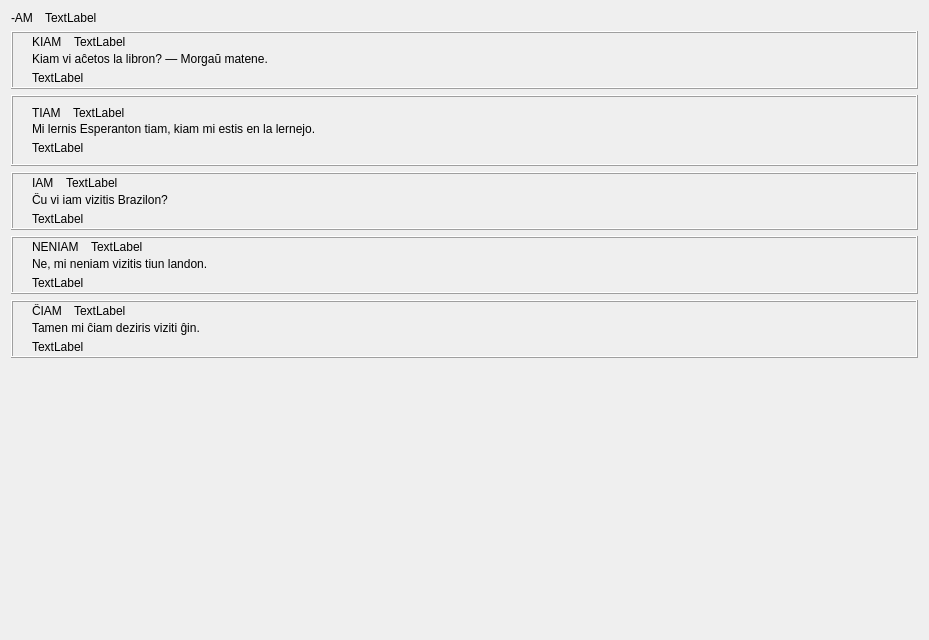
         <widget class="QWidget" name="scrollAreaWidgetContents_3">
          <property name="geometry">
           <rect>
            <x>0</x>
            <y>0</y>
            <width>929</width>
            <height>640</height>
           </rect>
          </property>
          <layout class="QVBoxLayout" name="verticalLayout_28">
           <item>
            <layout class="QHBoxLayout" name="horizontalLayout_64">
             <property name="spacing">
              <number>12</number>
             </property>
             <item>
              <widget class="QLabel" name="pushButton_33">
               <property name="text">
                <string>-AM</string>
               </property>
               <property name="tipo" stdset="0">
                <string>afikso</string>
               </property>
              </widget>
             </item>
             <item>
              <widget class="QLabel" name="Lec05_Label54">
               <property name="sizePolicy">
                <sizepolicy hsizetype="Expanding" vsizetype="Maximum">
                 <horstretch>0</horstretch>
                 <verstretch>0</verstretch>
                </sizepolicy>
               </property>
               <property name="text">
                <string>TextLabel</string>
               </property>
               <property name="wordWrap">
                <bool>true</bool>
               </property>
              </widget>
             </item>
            </layout>
           </item>
           <item>
            <widget class="QFrame" name="frame_11">
             <property name="frameShape">
              <enum>QFrame::Box</enum>
             </property>
             <property name="frameShadow">
              <enum>QFrame::Raised</enum>
             </property>
             <layout class="QVBoxLayout" name="verticalLayout_34">
              <property name="spacing">
               <number>6</number>
              </property>
              <property name="leftMargin">
               <number>9</number>
              </property>
              <property name="topMargin">
               <number>2</number>
              </property>
              <property name="rightMargin">
               <number>9</number>
              </property>
              <property name="bottomMargin">
               <number>2</number>
              </property>
              <item>
               <layout class="QHBoxLayout" name="horizontalLayout_66">
                <item>
                 <spacer name="horizontalSpacer_11">
                  <property name="orientation">
                   <enum>Qt::Horizontal</enum>
                  </property>
                  <property name="sizeType">
                   <enum>QSizePolicy::Fixed</enum>
                  </property>
                  <property name="sizeHint" stdset="0">
                   <size>
                    <width>10</width>
                    <height>20</height>
                   </size>
                  </property>
                 </spacer>
                </item>
                <item>
                 <layout class="QVBoxLayout" name="verticalLayout_35">
                  <property name="spacing">
                   <number>3</number>
                  </property>
                  <item>
                   <layout class="QHBoxLayout" name="horizontalLayout_67">
                    <property name="spacing">
                     <number>12</number>
                    </property>
                    <item>
                     <widget class="klakbutono_nova" name="Lec05_Button21">
                      <property name="text">
                       <string>KIAM</string>
                      </property>
                     </widget>
                    </item>
                    <item>
                     <widget class="QLabel" name="Lec05_Label52">
                      <property name="sizePolicy">
                       <sizepolicy hsizetype="Expanding" vsizetype="Preferred">
                        <horstretch>0</horstretch>
                        <verstretch>0</verstretch>
                       </sizepolicy>
                      </property>
                      <property name="text">
                       <string>TextLabel</string>
                      </property>
                      <property name="wordWrap">
                       <bool>true</bool>
                      </property>
                     </widget>
                    </item>
                   </layout>
                  </item>
                  <item>
                   <layout class="QVBoxLayout" name="verticalLayout_74">
                    <property name="spacing">
                     <number>5</number>
                    </property>
                    <item>
                     <widget class="klakbutono_nova" name="Lec05_Button22">
                      <property name="text">
                       <string>Kiam vi aĉetos la libron? — Morgaŭ matene.</string>
                      </property>
                      <property name="wordWrap">
                       <bool>true</bool>
                      </property>
                     </widget>
                    </item>
                    <item>
                     <widget class="QLabel" name="Lec05_Label53">
                      <property name="text">
                       <string>TextLabel</string>
                      </property>
                      <property name="wordWrap">
                       <bool>true</bool>
                      </property>
                     </widget>
                    </item>
                   </layout>
                  </item>
                 </layout>
                </item>
               </layout>
              </item>
             </layout>
            </widget>
           </item>
           <item>
            <widget class="QFrame" name="frame_12">
             <property name="frameShape">
              <enum>QFrame::Box</enum>
             </property>
             <property name="frameShadow">
              <enum>QFrame::Raised</enum>
             </property>
             <layout class="QVBoxLayout" name="verticalLayout_59">
              <item>
               <layout class="QHBoxLayout" name="horizontalLayout_36">
                <item>
                 <spacer name="horizontalSpacer_12">
                  <property name="orientation">
                   <enum>Qt::Horizontal</enum>
                  </property>
                  <property name="sizeType">
                   <enum>QSizePolicy::Fixed</enum>
                  </property>
                  <property name="sizeHint" stdset="0">
                   <size>
                    <width>10</width>
                    <height>20</height>
                   </size>
                  </property>
                 </spacer>
                </item>
                <item>
                 <layout class="QVBoxLayout" name="verticalLayout_37">
                  <property name="spacing">
                   <number>2</number>
                  </property>
                  <item>
                   <layout class="QHBoxLayout" name="horizontalLayout_70">
                    <property name="spacing">
                     <number>12</number>
                    </property>
                    <item>
                     <widget class="klakbutono_nova" name="Lec05_Button23">
                      <property name="text">
                       <string>TIAM</string>
                      </property>
                     </widget>
                    </item>
                    <item>
                     <widget class="QLabel" name="Lec05_Label56">
                      <property name="sizePolicy">
                       <sizepolicy hsizetype="Expanding" vsizetype="Preferred">
                        <horstretch>0</horstretch>
                        <verstretch>0</verstretch>
                       </sizepolicy>
                      </property>
                      <property name="text">
                       <string>TextLabel</string>
                      </property>
                      <property name="wordWrap">
                       <bool>true</bool>
                      </property>
                     </widget>
                    </item>
                   </layout>
                  </item>
                  <item>
                   <layout class="QVBoxLayout" name="verticalLayout_36">
                    <property name="spacing">
                     <number>5</number>
                    </property>
                    <item>
                     <widget class="klakbutono_nova" name="Lec05_Button24">
                      <property name="text">
                       <string>Mi lernis Esperanton tiam, kiam mi estis en la lernejo.</string>
                      </property>
                      <property name="wordWrap">
                       <bool>true</bool>
                      </property>
                     </widget>
                    </item>
                    <item>
                     <widget class="QLabel" name="Lec05_Label57">
                      <property name="text">
                       <string>TextLabel</string>
                      </property>
                      <property name="wordWrap">
                       <bool>true</bool>
                      </property>
                      <property name="tipo" stdset="0">
                       <string>suba</string>
                      </property>
                     </widget>
                    </item>
                   </layout>
                  </item>
                 </layout>
                </item>
               </layout>
              </item>
             </layout>
            </widget>
           </item>
           <item>
            <widget class="QFrame" name="frame_13">
             <property name="frameShape">
              <enum>QFrame::Box</enum>
             </property>
             <property name="frameShadow">
              <enum>QFrame::Raised</enum>
             </property>
             <layout class="QVBoxLayout" name="verticalLayout_38">
              <property name="spacing">
               <number>6</number>
              </property>
              <property name="leftMargin">
               <number>9</number>
              </property>
              <property name="topMargin">
               <number>2</number>
              </property>
              <property name="rightMargin">
               <number>9</number>
              </property>
              <property name="bottomMargin">
               <number>2</number>
              </property>
              <item>
               <layout class="QHBoxLayout" name="horizontalLayout_72">
                <item>
                 <spacer name="horizontalSpacer_13">
                  <property name="orientation">
                   <enum>Qt::Horizontal</enum>
                  </property>
                  <property name="sizeType">
                   <enum>QSizePolicy::Fixed</enum>
                  </property>
                  <property name="sizeHint" stdset="0">
                   <size>
                    <width>10</width>
                    <height>20</height>
                   </size>
                  </property>
                 </spacer>
                </item>
                <item>
                 <layout class="QVBoxLayout" name="verticalLayout_39">
                  <property name="spacing">
                   <number>3</number>
                  </property>
                  <item>
                   <layout class="QHBoxLayout" name="horizontalLayout_73">
                    <property name="spacing">
                     <number>12</number>
                    </property>
                    <item>
                     <widget class="klakbutono_nova" name="Lec05_Button25">
                      <property name="text">
                       <string>IAM</string>
                      </property>
                     </widget>
                    </item>
                    <item>
                     <widget class="QLabel" name="Lec05_Label55">
                      <property name="sizePolicy">
                       <sizepolicy hsizetype="Expanding" vsizetype="Preferred">
                        <horstretch>0</horstretch>
                        <verstretch>0</verstretch>
                       </sizepolicy>
                      </property>
                      <property name="text">
                       <string>TextLabel</string>
                      </property>
                      <property name="wordWrap">
                       <bool>true</bool>
                      </property>
                     </widget>
                    </item>
                   </layout>
                  </item>
                  <item>
                   <layout class="QVBoxLayout" name="verticalLayout_75">
                    <property name="spacing">
                     <number>5</number>
                    </property>
                    <item>
                     <widget class="klakbutono_nova" name="Lec05_Button26">
                      <property name="text">
                       <string>Ĉu vi iam vizitis Brazilon?</string>
                      </property>
                      <property name="wordWrap">
                       <bool>true</bool>
                      </property>
                     </widget>
                    </item>
                    <item>
                     <widget class="QLabel" name="Lec05_Label58">
                      <property name="text">
                       <string>TextLabel</string>
                      </property>
                      <property name="wordWrap">
                       <bool>true</bool>
                      </property>
                     </widget>
                    </item>
                   </layout>
                  </item>
                 </layout>
                </item>
               </layout>
              </item>
             </layout>
            </widget>
           </item>
           <item>
            <widget class="QFrame" name="frame_14">
             <property name="frameShape">
              <enum>QFrame::Box</enum>
             </property>
             <property name="frameShadow">
              <enum>QFrame::Raised</enum>
             </property>
             <layout class="QVBoxLayout" name="verticalLayout_40">
              <property name="spacing">
               <number>6</number>
              </property>
              <property name="leftMargin">
               <number>9</number>
              </property>
              <property name="topMargin">
               <number>2</number>
              </property>
              <property name="rightMargin">
               <number>9</number>
              </property>
              <property name="bottomMargin">
               <number>2</number>
              </property>
              <item>
               <layout class="QHBoxLayout" name="horizontalLayout_75">
                <item>
                 <spacer name="horizontalSpacer_14">
                  <property name="orientation">
                   <enum>Qt::Horizontal</enum>
                  </property>
                  <property name="sizeType">
                   <enum>QSizePolicy::Fixed</enum>
                  </property>
                  <property name="sizeHint" stdset="0">
                   <size>
                    <width>10</width>
                    <height>20</height>
                   </size>
                  </property>
                 </spacer>
                </item>
                <item>
                 <layout class="QVBoxLayout" name="verticalLayout_41">
                  <property name="spacing">
                   <number>3</number>
                  </property>
                  <item>
                   <layout class="QHBoxLayout" name="horizontalLayout_76">
                    <property name="spacing">
                     <number>12</number>
                    </property>
                    <item>
                     <widget class="klakbutono_nova" name="Lec05_Button27">
                      <property name="text">
                       <string>NENIAM</string>
                      </property>
                     </widget>
                    </item>
                    <item>
                     <widget class="QLabel" name="Lec05_Label59">
                      <property name="sizePolicy">
                       <sizepolicy hsizetype="Expanding" vsizetype="Preferred">
                        <horstretch>0</horstretch>
                        <verstretch>0</verstretch>
                       </sizepolicy>
                      </property>
                      <property name="text">
                       <string>TextLabel</string>
                      </property>
                      <property name="wordWrap">
                       <bool>true</bool>
                      </property>
                     </widget>
                    </item>
                   </layout>
                  </item>
                  <item>
                   <layout class="QVBoxLayout" name="verticalLayout_76">
                    <property name="spacing">
                     <number>5</number>
                    </property>
                    <item>
                     <widget class="klakbutono_nova" name="Lec05_Button28">
                      <property name="text">
                       <string>Ne, mi neniam vizitis tiun landon.</string>
                      </property>
                      <property name="wordWrap">
                       <bool>true</bool>
                      </property>
                     </widget>
                    </item>
                    <item>
                     <widget class="QLabel" name="Lec05_Label60">
                      <property name="text">
                       <string>TextLabel</string>
                      </property>
                      <property name="wordWrap">
                       <bool>true</bool>
                      </property>
                     </widget>
                    </item>
                   </layout>
                  </item>
                 </layout>
                </item>
               </layout>
              </item>
             </layout>
            </widget>
           </item>
           <item>
            <widget class="QFrame" name="frame_15">
             <property name="frameShape">
              <enum>QFrame::Box</enum>
             </property>
             <property name="frameShadow">
              <enum>QFrame::Raised</enum>
             </property>
             <layout class="QVBoxLayout" name="verticalLayout_42">
              <property name="spacing">
               <number>6</number>
              </property>
              <property name="leftMargin">
               <number>9</number>
              </property>
              <property name="topMargin">
               <number>2</number>
              </property>
              <property name="rightMargin">
               <number>9</number>
              </property>
              <property name="bottomMargin">
               <number>2</number>
              </property>
              <item>
               <layout class="QHBoxLayout" name="horizontalLayout_78">
                <item>
                 <spacer name="horizontalSpacer_15">
                  <property name="orientation">
                   <enum>Qt::Horizontal</enum>
                  </property>
                  <property name="sizeType">
                   <enum>QSizePolicy::Fixed</enum>
                  </property>
                  <property name="sizeHint" stdset="0">
                   <size>
                    <width>10</width>
                    <height>20</height>
                   </size>
                  </property>
                 </spacer>
                </item>
                <item>
                 <layout class="QVBoxLayout" name="verticalLayout_43">
                  <property name="spacing">
                   <number>3</number>
                  </property>
                  <item>
                   <layout class="QHBoxLayout" name="horizontalLayout_79">
                    <property name="spacing">
                     <number>12</number>
                    </property>
                    <item>
                     <widget class="klakbutono_nova" name="Lec05_Button29">
                      <property name="text">
                       <string>ĈIAM</string>
                      </property>
                     </widget>
                    </item>
                    <item>
                     <widget class="QLabel" name="Lec05_Label61">
                      <property name="sizePolicy">
                       <sizepolicy hsizetype="Expanding" vsizetype="Preferred">
                        <horstretch>0</horstretch>
                        <verstretch>0</verstretch>
                       </sizepolicy>
                      </property>
                      <property name="text">
                       <string>TextLabel</string>
                      </property>
                      <property name="wordWrap">
                       <bool>true</bool>
                      </property>
                     </widget>
                    </item>
                   </layout>
                  </item>
                  <item>
                   <layout class="QVBoxLayout" name="verticalLayout_77">
                    <property name="spacing">
                     <number>5</number>
                    </property>
                    <item>
                     <widget class="klakbutono_nova" name="Lec05_Button30">
                      <property name="text">
                       <string>Tamen mi ĉiam deziris viziti ĝin.</string>
                      </property>
                      <property name="wordWrap">
                       <bool>true</bool>
                      </property>
                     </widget>
                    </item>
                    <item>
                     <widget class="QLabel" name="Lec05_Label62">
                      <property name="text">
                       <string>TextLabel</string>
                      </property>
                      <property name="wordWrap">
                       <bool>true</bool>
                      </property>
                     </widget>
                    </item>
                   </layout>
                  </item>
                 </layout>
                </item>
               </layout>
              </item>
             </layout>
            </widget>
           </item>
           <item>
            <spacer name="verticalSpacer_4">
             <property name="orientation">
              <enum>Qt::Vertical</enum>
             </property>
             <property name="sizeHint" stdset="0">
              <size>
               <width>20</width>
               <height>40</height>
              </size>
             </property>
            </spacer>
           </item>
          </layout>
         </widget>
